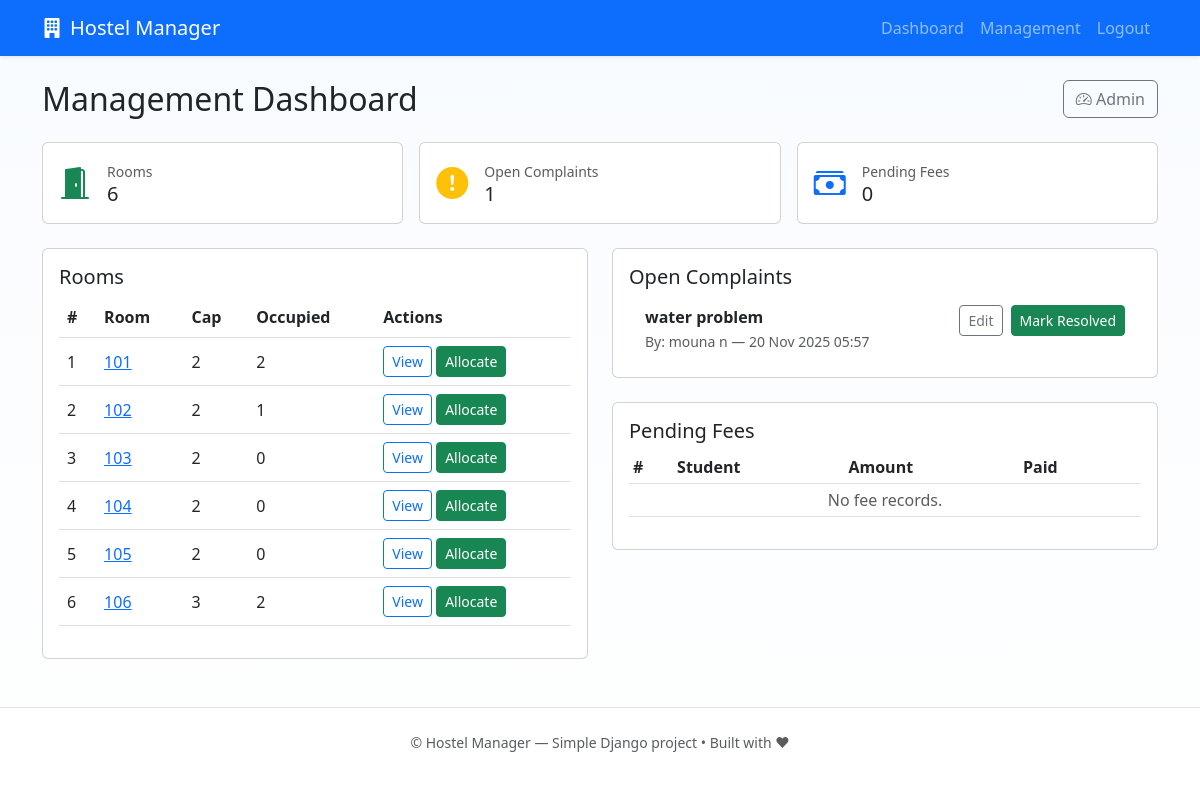
/dashboard/management/ (signed in), run on the app's committed database.
### malnad_hostel/models.py (models this page shows, shortened)
class Room(models.Model):
    number = models.CharField(max_length=10, unique=True)
    capacity = models.PositiveIntegerField(default=1)
    occupied = models.PositiveIntegerField(default=0)

class Complaint(models.Model):
    CATEGORY_CHOICES = [
        ('cleaning','Cleaning'),
        ('electricity','Electricity'),
        ('water','Water'),
        ('other','Other'),
    ]
    STATUS_CHOICES = [('pending','Pending'), ('in_progress','In Progress'), ('resolved','Resolved')]
    student = models.ForeignKey(Student, on_delete=models.CASCADE)
    title = models.CharField(max_length=200)
    category = models.CharField(max_length=50, choices=CATEGORY_CHOICES, default='other')
    description = models.TextField()
    status = models.CharField(max_length=20, choices=STATUS_CHOICES, default='pending')
    response = models.TextField(blank=True)
    resolved = models.BooleanField(default=False)
    created_at = models.DateTimeField(auto_now_add=True)

class Student(models.Model):
    ROLE_CHOICES = [
        ('student', 'Student'),
        ('warden', 'Warden'),
    ]
    user = models.OneToOneField(User, on_delete=models.CASCADE)
    roll_no = models.CharField(max_length=30, unique=True)
    contact = models.CharField(max_length=20, blank=True)
    course = models.CharField(max_length=100, blank=True)
    semester = models.CharField(max_length=20, blank=True)
    room = models.ForeignKey(Room, null=True, blank=True, on_delete=models.SET_NULL)
    role = models.CharField(max_length=20, choices=ROLE_CHOICES, default='student')

### malnad_hostel/views.py (the view)
# urls.py: path('dashboard/management/', views.management_dashboard, name='management_dashboard'),
@login_required
@user_passes_test(is_management)
def management_dashboard(request):
    rooms = Room.objects.all()
    complaints = Complaint.objects.filter(status__in=['pending','in_progress']).order_by('-created_at')
    fees = Fee.objects.filter(paid=False)
    room_count = rooms.count()
    student_count = Student.objects.count()
    pending_requests = RoomRequest.objects.filter(status='pending').count()
    pending_fees_count = fees.count()
    context = {
        'rooms': rooms,
        'complaints': complaints,
        'fees': fees,
        'room_count': room_count,
        'student_count': student_count,
        'pending_requests': pending_requests,
        'pending_fees_count': pending_fees_count,
    }
    return render(request, 'malnad_hostel/management_dashboard.html', context)

### asgiref/local.py (called while the page is built)
    def __getattr__(self, key):
        storage_object = self._data.get({})
        try:
            return storage_object[key]
        except KeyError:
            raise AttributeError(f"{self!r} object has no attribute {key!r}")

    def __setattr__(self, key: str, value: Any) -> None:
        if key == "_data":
            return super().__setattr__(key, value)
        storage_object = self._data.get({}).copy()
        storage_object[key] = value
        self._data.set(storage_object)

    def __delattr__(self, key: str) -> None:
        storage_object = self._data.get({}).copy()
        if key in storage_object:
            del storage_object[key]
            self._data.set(storage_object)
        else:
            raise AttributeError(f"{self!r} object has no attribute {key!r}")

    @contextlib.contextmanager
    def _lock_storage(self):
        if self._thread_critical:
            is_async = True
            try:
                asyncio.get_running_loop()
            except RuntimeError:
                is_async = False
            if not is_async:
                yield self._storage
            else:
                if not hasattr(self._storage, "cvar"):
                    self._storage.cvar = _CVar()
                yield self._storage.cvar
        else:
            with self._thread_lock:
                yield self._storage

    def __getattr__(self, key):
        with self._lock_storage() as storage:
            return getattr(storage, key)

    def __setattr__(self, key, value):
        if key in ("_local", "_storage", "_thread_critical", "_thread_lock"):
            return super().__setattr__(key, value)
        with self._lock_storage() as storage:
            setattr(storage, key, value)

    def __delattr__(self, key):
        with self._lock_storage() as storage:
            delattr(storage, key)

### malnad_hostel/views.py (called while the page is built)
def is_management(user):
    return user.is_staff

### templates/malnad_hostel/management_dashboard.html
{% extends 'malnad_hostel/base.html' %}
{% block content %}
<div class="d-flex justify-content-between align-items-center mb-4">
  <h2 class="mb-0">Management Dashboard</h2>
  <div>
    <a class="btn btn-outline-secondary" href="{% url 'admin:index' %}"><i class="bi bi-speedometer2"></i> Admin</a>
  </div>
</div>
<div class="row g-3 mb-4">
  <div class="col-sm-4">
    <div class="card p-3">
      <div class="d-flex align-items-center">
        <div class="me-3">
          <i class="bi bi-door-open-fill fs-2 text-success"></i>
        </div>
        <div>
          <div class="small text-muted">Rooms</div>
          <div class="h5 mb-0">{{ rooms.count }}</div>
        </div>
      </div>
    </div>
  </div>
  <div class="col-sm-4">
    <div class="card p-3">
      <div class="d-flex align-items-center">
        <div class="me-3">
          <i class="bi bi-exclamation-circle-fill fs-2 text-warning"></i>
        </div>
        <div>
          <div class="small text-muted">Open Complaints</div>
          <div class="h5 mb-0">{{ complaints.count }}</div>
        </div>
      </div>
    </div>
  </div>
  <div class="col-sm-4">
    <div class="card p-3">
      <div class="d-flex align-items-center">
        <div class="me-3">
          <i class="bi bi-cash-stack fs-2 text-primary"></i>
        </div>
        <div>
          <div class="small text-muted">Pending Fees</div>
          <div class="h5 mb-0">{{ fees.count }}</div>
        </div>
      </div>
    </div>
  </div>
</div>
<div class="row g-4">
  <div class="col-lg-6">
    <div class="card h-100">
      <div class="card-body">
        <h5 class="card-title">Rooms</h5>
        <div class="table-responsive">
          <table class="table table-hover align-middle">
            <thead>
              <tr>
                <th>#</th>
                <th>Room</th>
                <th>Cap</th>
                <th>Occupied</th>
                <th>Actions</th>
              </tr>
            </thead>
            <tbody>
              {% for r in rooms %}
              <tr>
                <td>{{ forloop.counter }}</td>
                <td>
                  <a href="{% url 'malnad_hostel:room_detail' r.pk %}">{{ r.number }}</a>
                </td>
                <td>{{ r.capacity }}</td>
                <td>{{ r.occupied }}</td>
                <td>
                  <a class="btn btn-sm btn-outline-primary" href="{% url 'malnad_hostel:room_detail' r.pk %}">View</a>
                  {% if user.is_staff %}
                    <a class="btn btn-sm btn-success" href="{% url 'malnad_hostel:allocate_to_room' r.pk %}">Allocate</a>
                  {% endif %}
                </td>
              </tr>
              {% empty %}
              <tr>
                <td colspan="5" class="text-center text-muted">No rooms found.</td>
              </tr>
              {% endfor %}
            </tbody>
          </table>
        </div>
      </div>
    </div>
  </div>
  <div class="col-lg-6">
    <div class="card mb-4">
      <div class="card-body">
        <h5 class="card-title">Open Complaints</h5>
        {% if complaints %}
          <ul class="list-group list-group-flush">
            {% for c in complaints %}
              <li class="list-group-item d-flex justify-content-between align-items-start">
                <div class="me-3">
                  <strong>{{ c.title }}</strong><br>
                  <small class="text-muted">By: {{ c.student.user.get_full_name|default:c.student.user.username }} — {{ c.created_at|date:"d M Y H:i" }}</small>
                </div>
                <div class="ms-auto d-flex gap-2">
                  <a class="btn btn-sm btn-outline-secondary" href="{% url 'admin:malnad_hostel_complaint_change' c.pk %}">Edit</a>
                  <a class="btn btn-sm btn-success" href="{% url 'malnad_hostel:resolve_complaint' c.pk %}">Mark Resolved</a>
                </div>
              </li>
            {% endfor %}
          </ul>
        {% else %}
          <div class="text-muted small">No open complaints.</div>
        {% endif %}
      </div>
    </div>
    <div class="card">
      <div class="card-body">
        <h5 class="card-title">Pending Fees</h5>
        <div class="table-responsive">
          <table class="table table-sm table-hover align-middle">
            <thead>
              <tr>
                <th>#</th>
                <th>Student</th>
                <th>Amount</th>
                <th>Paid</th>
                <th></th>
              </tr>
            </thead>
            <tbody>
              {% for f in fees %}
                <tr>
                  <td>{{ forloop.counter }}</td>
                  <td>{{ f.student.user.get_full_name|default:f.student.user.username }}</td>
                  <td>{{ f.amount }}</td>
                  <td>
                    {% if f.paid %}
                      <span class="badge bg-success">Yes</span>
                    {% else %}
                      <span class="badge bg-danger">No</span>
                    {% endif %}
                  </td>
                  <td>
                    {% if not f.paid %}
                      <a class="btn btn-sm btn-success" href="{% url 'malnad_hostel:mark_fee_paid' f.pk %}">Mark Paid</a>
                    {% else %}
                      <a class="btn btn-sm btn-outline-secondary" href="{% url 'admin:malnad_hostel_fee_change' f.pk %}">Edit</a>
                    {% endif %}
                  </td>
                </tr>
              {% empty %}
                <tr>
                  <td colspan="5" class="text-center text-muted">No fee records.</td>
                </tr>
              {% endfor %}
            </tbody>
          </table>
        </div>
      </div>
    </div>
  </div>
</div>
{% endblock %}

### static/malnad_hostel/styles.css (style rules this page uses)
:root { --accent: #ffd166; --soft: #f6f9fc; }
.bg-soft { background: linear-gradient(180deg, #f8fbff 0%, #ffffff 100%); min-height:100vh; }

### data on the page
Room: number "101", capacity "2", occupied "2"
Room: number "102", capacity "2", occupied "1"
Room: number "103", capacity "2", occupied "0"
Room: number "104", capacity "2", occupied "0"
Room: number "105", capacity "2", occupied "0"
Room: number "106", capacity "3", occupied "2"
Complaint: title "water problem", student.user.get_full_name "mouna n", created_at "20 Nov 2025 05:57"

### other printed values
{{ rooms.count }} "6"
{{ complaints.count }} "1"
{{ fees.count }} "0"
